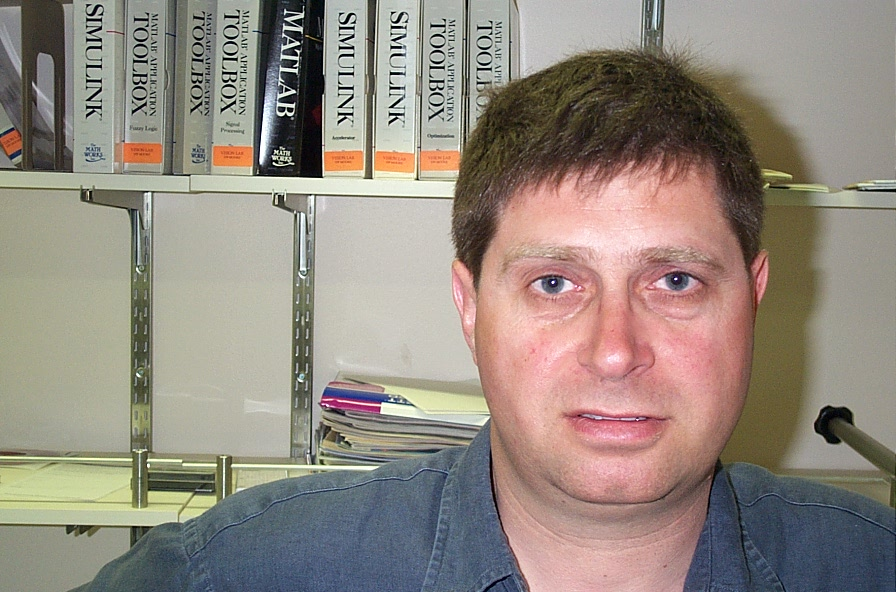
#> input picture images/17/image_0001.jpg, 896 x 592 px
$ python generalContours_demo2.py --input ../../../../../../../../images/17/image_0001.jpg   (older library calls are emulated)
#> lines starting #> are read from the running program, lines starting #| are printed output that depends on the picture; after the words box and inside, x2 and y2 are one past the last pixel; in counts of white or black regions, pixels touching at a corner belong together
from __future__ import print_function
import cv2 as cv
import numpy as np
import argparse
import random as rng

rng.seed(12345)

def thresh_callback(val):
    threshold = val

    ## [Canny]
    # Detect edges using Canny
    canny_output = cv.Canny(src_gray, threshold, threshold * 2)
    ## [Canny]

    ## [findContours]
    # Find contours
    _, contours, _ = cv.findContours(canny_output, cv.RETR_TREE, cv.CHAIN_APPROX_SIMPLE)
    ## [findContours]

    # Find the rotated rectangles and ellipses for each contour
    minRect = [None]*len(contours)
    minEllipse = [None]*len(contours)
    for i, c in enumerate(contours):
        minRect[i] = cv.minAreaRect(c)
        if c.shape[0] > 5:
            minEllipse[i] = cv.fitEllipse(c)

    # Draw contours + rotated rects + ellipses
    ## [zeroMat]
    drawing = np.zeros((canny_output.shape[0], canny_output.shape[1], 3), dtype=np.uint8)
    ## [zeroMat]
    ## [forContour]
    for i, c in enumerate(contours):
        color = (rng.randint(0,256), rng.randint(0,256), rng.randint(0,256))
        # contour
        cv.drawContours(drawing, contours, i, color)
        # ellipse
        if c.shape[0] > 5:
            cv.ellipse(drawing, minEllipse[i], color, 2)
        # rotated rectangle
        box = cv.boxPoints(minRect[i])
        box = np.intp(box) #np.intp: Integer used for indexing (same as C ssize_t; normally either int32 or int64)
        cv.drawContours(drawing, [box], 0, color)
    ## [forContour]

    ## [showDrawings]
    # Show in a window
    cv.imshow('Contours', drawing)
    ## [showDrawings]

## [setup]
# Load source image
parser = argparse.ArgumentParser(description='Code for Creating Bounding rotated boxes and ellipses for contours tutorial.')
parser.add_argument('--input', help='Path to input image.', default='../data/stuff.jpg')
args = parser.parse_args()

src = cv.imread(args.input)
#> src is the input picture: shape (592, 896, 3); mean B, G, R 127.6, 137.2, 147.2
if src is None:
    print('Could not open or find the image:', args.input)
    exit(0)

# Convert image to gray and blur it
src_gray = cv.cvtColor(src, cv.COLOR_BGR2GRAY)
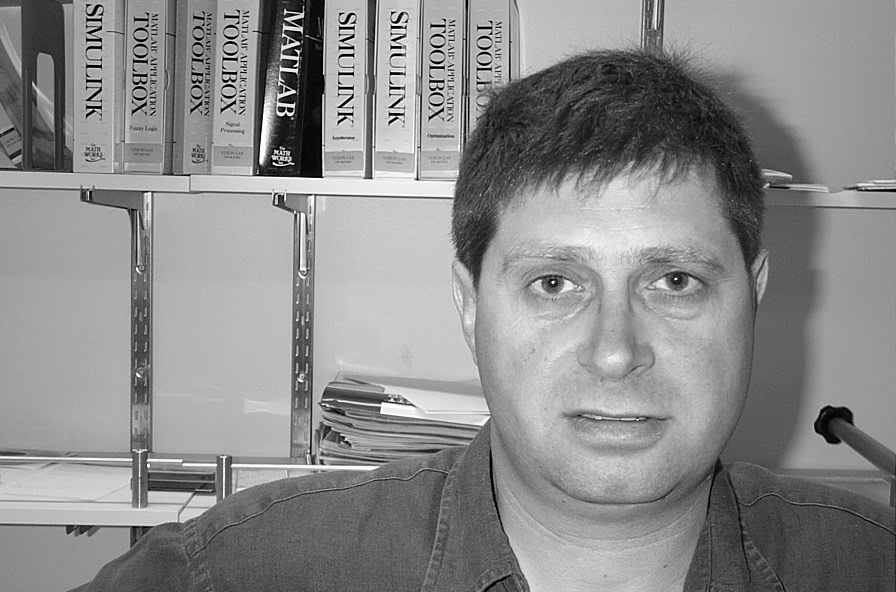
#> src_gray: shape (592, 896); min 0, max 255, mean 139.1
src_gray = cv.blur(src_gray, (3,3))
## [setup]

## [createWindow]
# Create Window
source_window = 'Source'
cv.namedWindow(source_window)
cv.imshow(source_window, src)
## [createWindow]
## [trackbar]
max_thresh = 255
thresh = 100 # initial threshold
cv.createTrackbar('Canny Thresh:', source_window, thresh, max_thresh, thresh_callback)
thresh_callback(thresh)
#> in thresh_callback, `canny_output = cv.Canny(src_gray, threshold, threshold * 2)`:
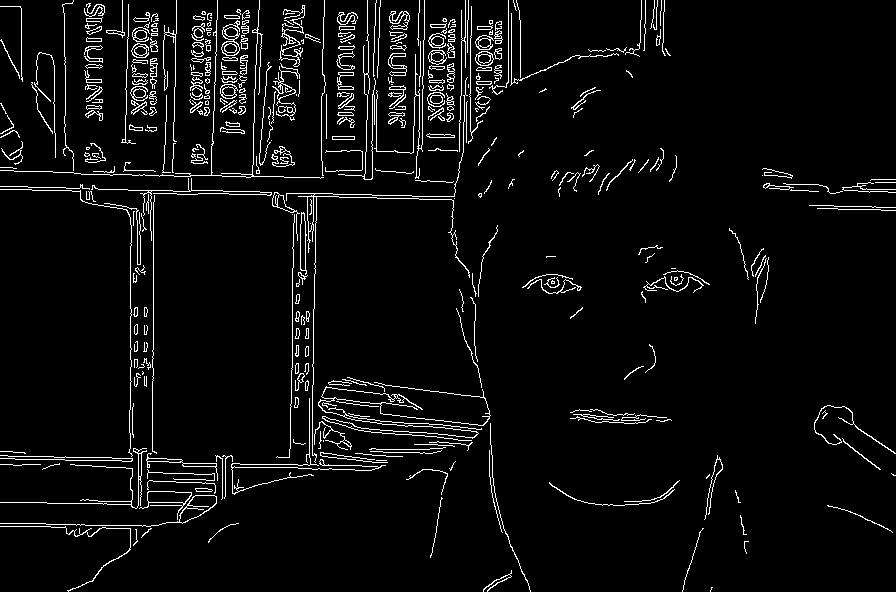
#> canny_output: shape (592, 896); 4.7% white in thin lines or dots
#> in thresh_callback, `_, contours, _ = cv.findContours(canny_output, cv.RETR_TREE, cv.CHAIN_..`: contours = 617 contours, 387 with area under 20; largest, box (x1, y1, x2, y2) and area: (0, 495, 217, 527) 586, (179, 495, 217, 524) 556, (139, 491, 192, 520) 456, (147, 491, 192, 504) 439, (221, 20, 240, 56) 376
#> in thresh_callback, `minRect = [None]*len(contours)`: minRect = 617 items
#> the loop in thresh_callback, `for i, c in enumerate(contours):` made 617 passes
#> c on passes 22, 29, 50: [[709, 474], [706, 477], [706, 478], [709, 475]], [[376, 460], [386, 460]], [[323, 440], [323, 441]]
#> the loop in thresh_callback, `for i, c in enumerate(contours):` made 617 passes
#> (color, box) on passes 1 to 3: ((213, 5, 152), [[710, 591], [709, 590], [711, 586], [712, 587]]), ((188, 99, 138), [[484, 592], [481, 587], [510, 569], [513, 574]]), ((223, 82, 191), [[748, 553], [744, 553], [744, 541], [748, 541]])
#> after the loop in thresh_callback, `for i, c in enumerate(contours):`:
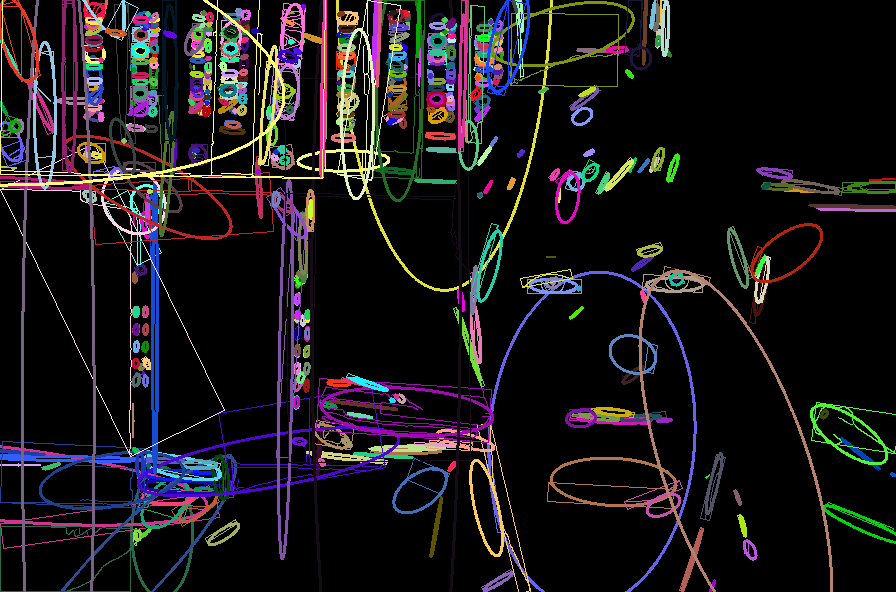
#> drawing: shape (592, 896, 3); mean of channels 0, 1, 2 24.6, 22.1, 25.4; drawn as B, G, R
## [trackbar]

cv.waitKey()

$ run again, on images/17/image_0006.jpg
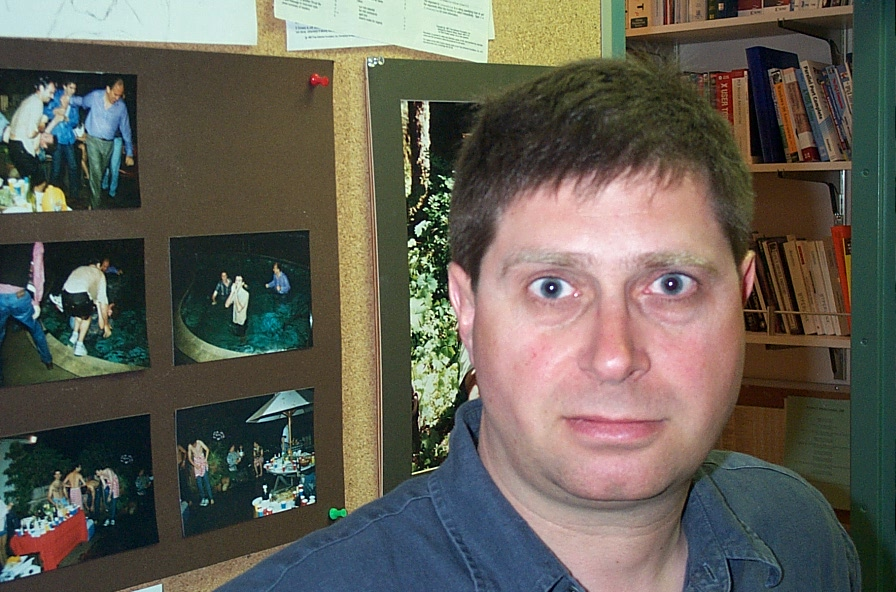
#> input picture images/17/image_0006.jpg, 896 x 592 px
#> src is the input picture: shape (592, 896, 3); mean B, G, R 85.3, 95.5, 98.7
#> in thresh_callback, `canny_output = cv.Canny(src_gray, threshold, threshold * 2)`:
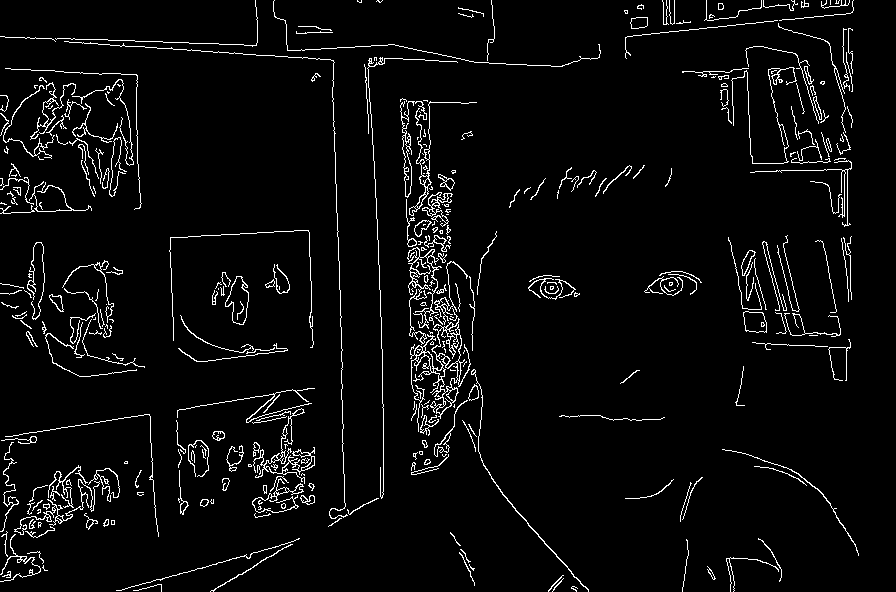
#> canny_output: shape (592, 896); 4.3% white in thin lines or dots
#> contours = 519 contours, 387 with area under 20; largest, box (x1, y1, x2, y2) and area: (410, 318, 471, 432) 1948, (225, 276, 249, 325) 682, (225, 276, 249, 325) 642, (432, 327, 462, 369) 474, (743, 311, 767, 333) 401
#> minRect = 519 items
#> the loop in thresh_callback, `for i, c in enumerate(contours):` made 519 passes
#> c on passes 28, 37: [[111, 520], [111, 524], [114, 524], [114, 520]], [[266, 512]]
#> the loop in thresh_callback, `for i, c in enumerate(contours):` made 519 passes
#> (color, box) on passes 1 to 3: ((213, 5, 152), [[576, 591], [570, 587], [572, 584], [577, 588]]), ((188, 99, 138), [[160, 591], [132, 590], [133, 583], [161, 584]]), ((223, 82, 191), [[552, 591], [551, 590], [562, 577], [563, 578]])
#> after the loop in thresh_callback, `for i, c in enumerate(contours):`:
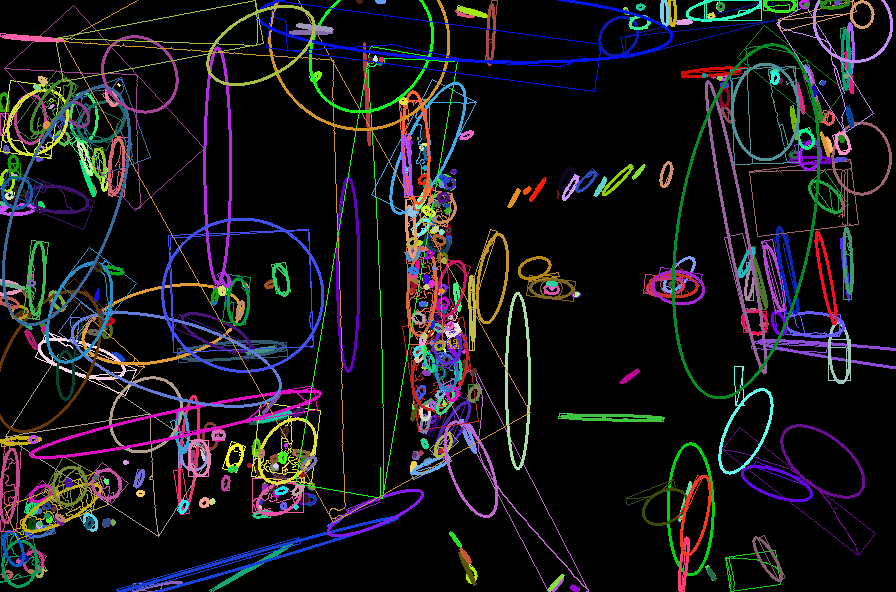
#> drawing: shape (592, 896, 3); mean of channels 0, 1, 2 24.7, 21.9, 23.3; drawn as B, G, R

$ run again, on images/17/image_0007.jpg
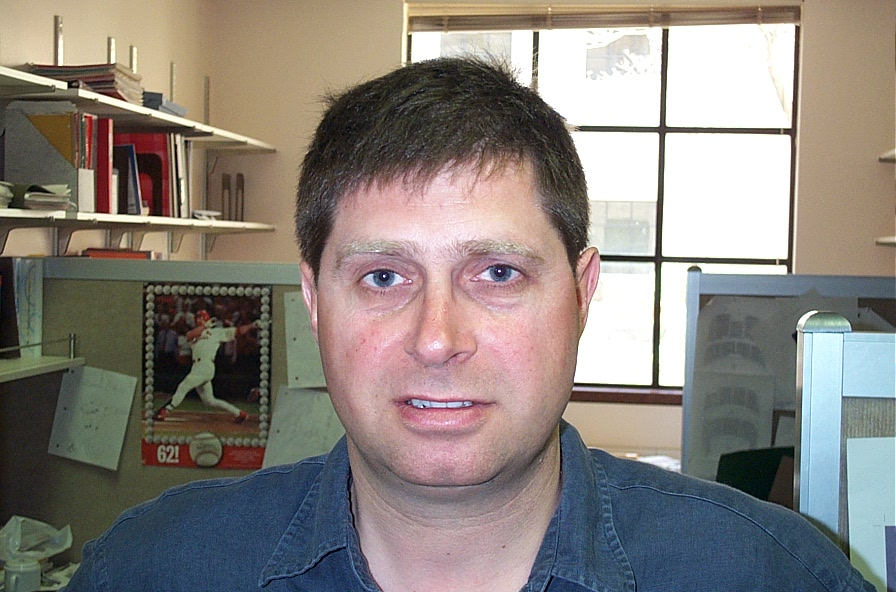
#> input picture images/17/image_0007.jpg, 896 x 592 px
#> src is the input picture: shape (592, 896, 3); mean B, G, R 125.1, 130.6, 137.4
#> in thresh_callback, `canny_output = cv.Canny(src_gray, threshold, threshold * 2)`:
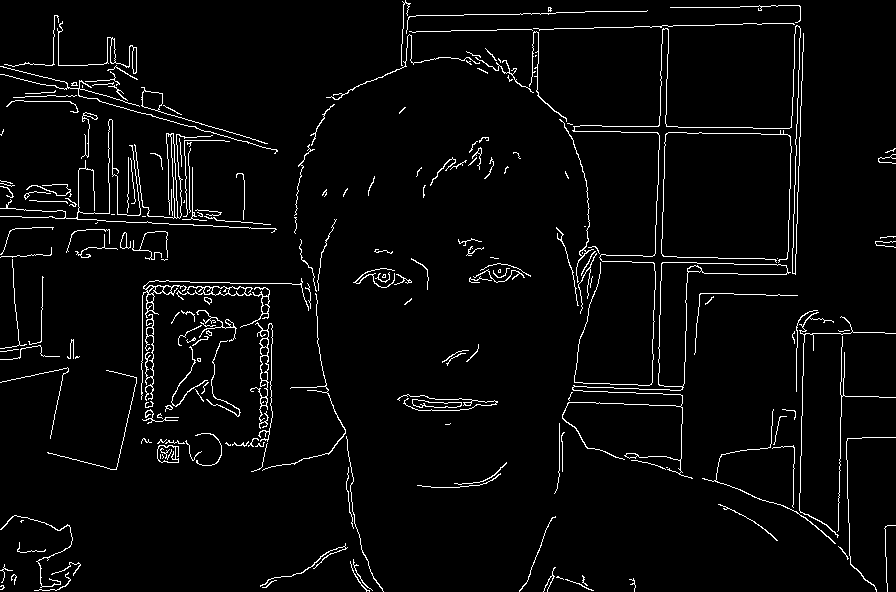
#> canny_output: shape (592, 896); 3.6% white in thin lines or dots
#> contours = 256 contours, 190 with area under 20; largest, box (x1, y1, x2, y2) and area: (562, 262, 791, 479) 4280, (658, 262, 788, 387) 4117, (250, 322, 273, 442) 409, (176, 286, 253, 300) 330, (141, 87, 268, 144) 328
#> minRect = 256 items
#> the loop in thresh_callback, `for i, c in enumerate(contours):` made 256 passes
#> c on passes 23, 31, 47: [[666, 467], [667, 467]], [[160, 454], [160, 458]], [[450, 423], [449, 424], [445, 424], [449, 424]]
#> the loop in thresh_callback, `for i, c in enumerate(contours):` made 256 passes
#> (color, box) on passes 1 to 3: ((213, 5, 152), [[4, 589], [0, 589], [0, 585], [4, 585]]), ((188, 99, 138), [[263, 588], [261, 586], [274, 578], [276, 580]]), ((223, 82, 191), [[592, 590], [564, 579], [565, 577], [593, 589]])
#> after the loop in thresh_callback, `for i, c in enumerate(contours):`:
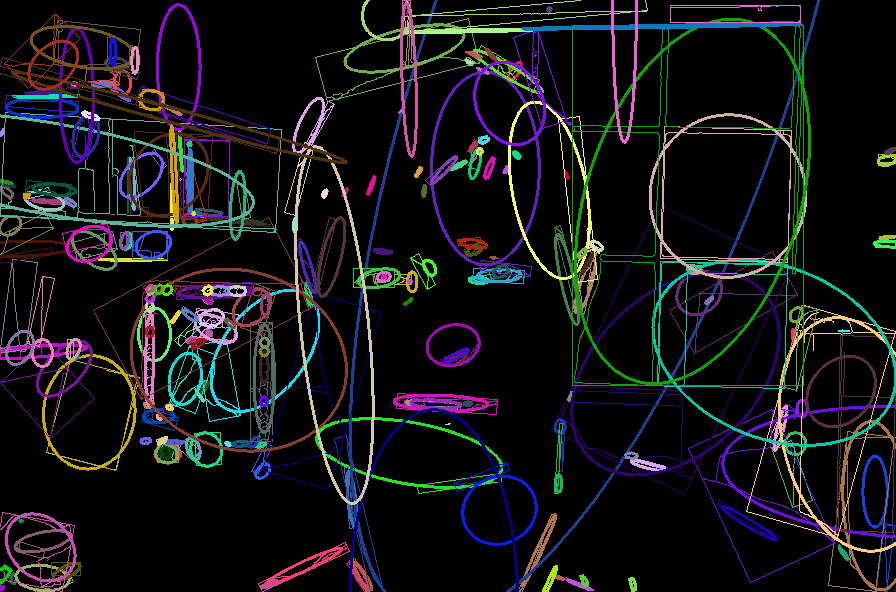
#> drawing: shape (592, 896, 3); mean of channels 0, 1, 2 21.5, 19.3, 19.3; drawn as B, G, R
